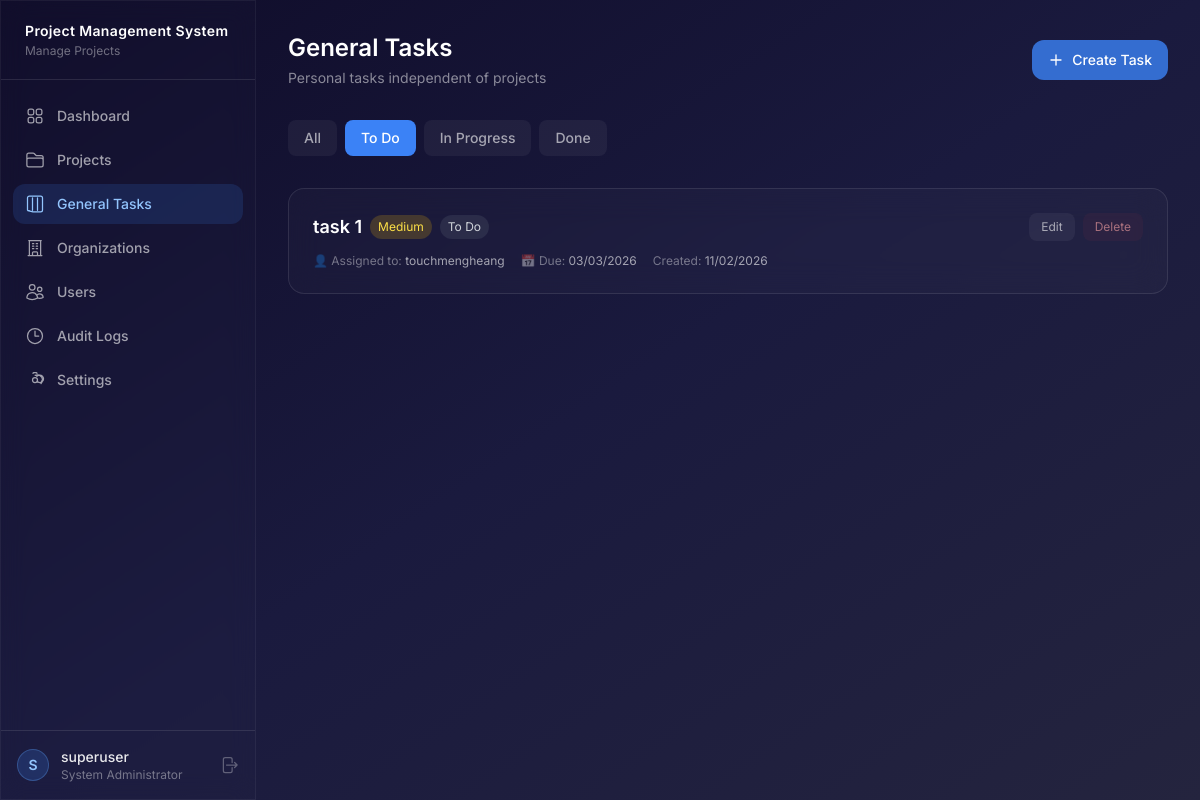
Page /general-tasks/?status=todo (signed in) on the committed database.
### accounts/models.py (models this page shows, shortened)
class User(AbstractUser):
    role = models.ForeignKey(
        Role, on_delete=models.SET_NULL, null=True, blank=True, related_name="users"
    )
    admin_organization = models.ForeignKey(
        "organizations.Organization",
        on_delete=models.SET_NULL,
        null=True,
        blank=True,
        related_name="administrators",
        help_text="Organization this user administrates (only for Administrator role).",
    )
    is_auto_generated = models.BooleanField(
        default=False,
        help_text="Auto-generated accounts are inactive until password reset.",
    )
    perm_create_users = models.BooleanField(null=True, blank=True)
    perm_manage_projects = models.BooleanField(null=True, blank=True)
    perm_manage_tasks = models.BooleanField(null=True, blank=True)
    perm_move_task_stages = models.BooleanField(null=True, blank=True)
    perm_move_task_categories = models.BooleanField(null=True, blank=True)
    perm_reject_testing = models.BooleanField(null=True, blank=True)
    perm_add_project_notes = models.BooleanField(null=True, blank=True)
    perm_view_assigned_only = models.BooleanField(null=True, blank=True)
    perm_manage_organizations = models.BooleanField(null=True, blank=True)
    class Meta:
        ordering = ["username"]
    def is_system_admin(self):
        return self.role and self.role.name == Role.SYSTEM_ADMINISTRATOR

class Role(models.Model):
    SYSTEM_ADMINISTRATOR = "system_administrator"
    ADMINISTRATOR = "administrator"
    COORDINATOR = "coordinator"
    DEVELOPER = "developer"
    ROLE_CHOICES = [
        (SYSTEM_ADMINISTRATOR, "System Administrator"),
        (ADMINISTRATOR, "Administrator"),
        (COORDINATOR, "Coordinator"),
        (DEVELOPER, "Developer"),
    ]
    name = models.CharField(max_length=30, choices=ROLE_CHOICES, unique=True)
    description = models.TextField(blank=True)
    can_create_users = models.BooleanField(default=False)
    can_manage_projects = models.BooleanField(default=False)
    can_manage_tasks = models.BooleanField(default=False)
    can_move_task_stages = models.BooleanField(default=False)
    can_move_task_categories = models.BooleanField(default=False)
    can_reject_testing = models.BooleanField(default=False)
    can_add_project_notes = models.BooleanField(default=False)
    can_view_assigned_only = models.BooleanField(default=False)
    can_manage_organizations = models.BooleanField(default=False)
    class Meta:
        ordering = ["name"]
    def __str__(self):
        return self.get_name_display()

### general_tasks/models.py (models this page shows, shortened)
class GeneralTask(models.Model):
    TODO = "todo"
    IN_PROGRESS = "in_progress"
    DONE = "done"
    STATUS_CHOICES = [
        (TODO, "To Do"),
        (IN_PROGRESS, "In Progress"),
        (DONE, "Done"),
    ]
    LOW = "low"
    MEDIUM = "medium"
    HIGH = "high"
    CRITICAL = "critical"
    PRIORITY_CHOICES = [
        (LOW, "Low"),
        (MEDIUM, "Medium"),
        (HIGH, "High"),
        (CRITICAL, "Critical"),
    ]
    title = models.CharField(max_length=255)
    description = models.TextField(blank=True)
    status = models.CharField(max_length=20, choices=STATUS_CHOICES, default=TODO)
    priority = models.CharField(max_length=20, choices=PRIORITY_CHOICES, default=MEDIUM)
    assigned_to = models.ForeignKey(
        settings.AUTH_USER_MODEL,
        on_delete=models.SET_NULL,
        null=True,
        blank=True,
        related_name="assigned_general_tasks",
    )
    created_by = models.ForeignKey(
        settings.AUTH_USER_MODEL,
        on_delete=models.SET_NULL,
        null=True,
        related_name="created_general_tasks",
    )
    due_date = models.DateField(null=True, blank=True)
    created_at = models.DateTimeField(auto_now_add=True)
    updated_at = models.DateTimeField(auto_now=True)
    class Meta:
        ordering = ["-created_at"]

### general_tasks/views.py (the view)
# urls.py: path("", views.task_list, name="task_list"),
@login_required
def task_list(request):
    user = request.user
    if user.is_system_admin():
        tasks = GeneralTask.objects.all()
    else:
        tasks = GeneralTask.objects.filter(
            models.Q(created_by=user) | models.Q(assigned_to=user)
        )
    status_filter = request.GET.get('status', 'all')
    if status_filter != 'all':
        tasks = tasks.filter(status=status_filter)
    return render(request, "general_tasks/task_list.html", {
        "tasks": tasks,
        "status_filter": status_filter,
        "status_choices": GeneralTask.STATUS_CHOICES,
    })

### templates/general_tasks/task_list.html (shortened to what this page needs)
{% extends "base.html" %}
{% block content %}
<div class="flex flex-col sm:flex-row sm:items-center sm:justify-between gap-3 sm:gap-0 mb-6 sm:mb-8">
    <div>
        <h1 class="text-xl sm:text-2xl font-semibold text-white">General Tasks</h1>
        <p class="text-white/50 text-xs sm:text-sm mt-1">Personal tasks independent of projects</p>
    </div>
    <a href="{% url 'general_tasks:task_create' %}"
       class="inline-flex items-center justify-center gap-2 px-4 py-2.5 bg-blue-500/80 hover:bg-blue-500 text-white text-sm font-medium rounded-xl transition-all w-full sm:w-auto">
        <svg class="w-4 h-4" fill="none" stroke="currentColor" stroke-width="2" viewBox="0 0 24 24"><path stroke-linecap="round" stroke-linejoin="round" d="M12 4.5v15m7.5-7.5h-15"/></svg>
        Create Task
    </a>
</div>
<div class="flex gap-2 mb-6 overflow-x-auto pb-2 -mx-4 px-4 sm:mx-0 sm:px-0">
    <a href="?status=all" class="px-4 py-2 rounded-lg text-sm font-medium transition-all whitespace-nowrap {% if status_filter == 'all' %}bg-blue-500 text-white{% else %}bg-white/5 text-white/60 hover:bg-white/10{% endif %}">
        All
    </a>
    {% for status_key, status_label in status_choices %}
    <a href="?status={{ status_key }}" class="px-4 py-2 rounded-lg text-sm font-medium transition-all whitespace-nowrap {% if status_filter == status_key %}bg-blue-500 text-white{% else %}bg-white/5 text-white/60 hover:bg-white/10{% endif %}">
        {{ status_label }}
    </a>
    {% endfor %}
</div>
<div class="space-y-3">
    {% for task in tasks %}
    <div class="glass-card rounded-xl sm:rounded-2xl p-4 sm:p-6 hover:bg-white/[0.07] transition-all cursor-pointer" onclick="window.location.href='{% url 'general_tasks:task_detail' task.pk %}'">
        <div class="flex flex-col sm:flex-row sm:items-center sm:justify-between gap-3 mb-3">
            <div class="flex items-center gap-2 flex-wrap flex-1">
                <h3 class="text-base sm:text-lg font-semibold text-white">{{ task.title }}</h3>
                <span class="text-xs px-2 py-1 rounded-full whitespace-nowrap
                    {% if task.priority == 'critical' %}bg-red-500/20 text-red-300
                    {% elif task.priority == 'high' %}bg-orange-500/20 text-orange-300
                    {% elif task.priority == 'medium' %}bg-yellow-500/20 text-yellow-300
                    {% else %}bg-green-500/20 text-green-300{% endif %}">
                    {{ task.get_priority_display }}
                </span>
                <span class="text-xs px-2 py-1 rounded-full whitespace-nowrap
                    {% if task.status == 'done' %}bg-green-500/20 text-green-300
                    {% elif task.status == 'in_progress' %}bg-blue-500/20 text-blue-300
                    {% else %}bg-gray-500/20 text-gray-300{% endif %}">
                    {{ task.get_status_display }}
                </span>
            </div>
            <div class="flex items-center gap-2" onclick="event.stopPropagation()">
                <a href="{% url 'general_tasks:task_edit' task.pk %}" class="px-3 py-1.5 text-xs text-white/60 hover:text-white bg-white/5 hover:bg-white/10 rounded-lg transition-all">Edit</a>
                {% if user.is_system_admin or user == task.created_by %}
                <a href="{% url 'general_tasks:task_delete' task.pk %}" class="px-3 py-1.5 text-xs text-red-300/60 hover:text-red-300 bg-red-500/5 hover:bg-red-500/10 rounded-lg transition-all">Delete</a>
                {% endif %}
            </div>
        </div>
        <div>
            <div class="flex flex-col sm:flex-row sm:items-center gap-2 sm:gap-4 text-xs text-white/40">
                {% if task.assigned_to %}
                <span class="truncate">👤 Assigned to: <span class="text-white/60">{{ task.assigned_to.username }}</span></span>
                {% endif %}
                {% if task.due_date %}
                <span class="whitespace-nowrap">📅 Due: <span class="text-white/60">{{ task.due_date|date:"d/m/Y" }}</span></span>
                {% endif %}
                <span class="whitespace-nowrap">Created: <span class="text-white/60">{{ task.created_at|date:"d/m/Y" }}</span></span>
            </div>
        </div>
    </div>
    {% empty %}
    <div class="text-center text-white/40 py-12">
        No tasks found.
    </div>
    {% endfor %}
</div>
{% endblock %}

### templates/base.html (shortened to what this page needs)
{% load static %}
<!DOCTYPE html>
<html lang="en" class="h-full">
<head>
    <link href="{% static 'css/style.css' %}" rel="stylesheet">
    <script src="https://cdn.tailwindcss.com"></script>
</head>
<body class="h-full bg-gradient-to-br from-[#0f0c29] via-[#1a1a3e] to-[#24243e] text-white/90 antialiased">
<div class="flex h-screen overflow-hidden">
    <aside id="sidebar" class="fixed lg:relative inset-y-0 left-0 z-50 w-64 flex-shrink-0 glass-strong flex flex-col border-r border-white/5 transform -translate-x-full lg:translate-x-0 transition-transform duration-300 ease-in-out">
        <div class="px-6 py-5 border-b border-white/10 flex items-center justify-between">
            <div>
                <h1 class="text-sm font-semibold text-white tracking-wide">
                    Project Management System
                </h1>
                <p class="text-xs text-white/40 mt-0.5">Manage Projects</p>
            </div>
        </div>
        <nav class="flex-1 px-3 py-4 space-y-1 overflow-y-auto">
            <a href="{% url 'dashboard' %}"
               class="flex items-center gap-3 px-3 py-2.5 rounded-xl text-sm font-medium
                      {% if request.resolver_match.url_name == 'dashboard' %}bg-blue-500/15 text-blue-300{% else %}text-white/60 hover:text-white/90 hover:bg-white/5{% endif %}
                      transition-all">
                Dashboard
            </a>
            <a href="{% url 'projects:project_list' %}"
               class="flex items-center gap-3 px-3 py-2.5 rounded-xl text-sm font-medium
                      {% if 'projects' in request.path %}bg-blue-500/15 text-blue-300{% else %}text-white/60 hover:text-white/90 hover:bg-white/5{% endif %}
                      transition-all">
                Projects
            </a>
            <a href="{% url 'general_tasks:task_list' %}"
               class="flex items-center gap-3 px-3 py-2.5 rounded-xl text-sm font-medium
                      {% if 'general-tasks' in request.path %}bg-blue-500/15 text-blue-300{% else %}text-white/60 hover:text-white/90 hover:bg-white/5{% endif %}
                      transition-all">
                <svg class="w-5 h-5" fill="none" stroke="currentColor" stroke-width="1.5" viewBox="0 0 24 24"><path stroke-linecap="round" stroke-linejoin="round" d="M9 4.5v15m6-15v15m-11.581.5H5.25A2.25 2.25 0 013 19.25V4.75A2.25 2.25 0 015.25 2.5h13.5A2.25 2.25 0 0121 4.75v14.5A2.25 2.25 0 0118.75 21.5H9.631z"/></svg>
                General Tasks
            </a>
            {% if user.is_system_admin or user.has_perm_manage_organizations %}
            <a href="{% url 'organizations:org_list' %}"
               class="flex items-center gap-3 px-3 py-2.5 rounded-xl text-sm font-medium
                      {% if 'organizations' in request.path %}bg-blue-500/15 text-blue-300{% else %}text-white/60 hover:text-white/90 hover:bg-white/5{% endif %}
                      transition-all">
                Organizations
            </a>
            {% endif %}
            {% if user.is_system_admin %}
            <a href="{% url 'accounts:user_list' %}"
               class="flex items-center gap-3 px-3 py-2.5 rounded-xl text-sm font-medium
                      {% if 'users' in request.path %}bg-blue-500/15 text-blue-300{% else %}text-white/60 hover:text-white/90 hover:bg-white/5{% endif %}
                      transition-all">
                Users
            </a>
            {% endif %}
            {% if user.is_system_admin %}
            <a href="{% url 'logs:audit_log_list' %}"
               class="flex items-center gap-3 px-3 py-2.5 rounded-xl text-sm font-medium
                      {% if 'logs' in request.path %}bg-blue-500/15 text-blue-300{% else %}text-white/60 hover:text-white/90 hover:bg-white/5{% endif %}
                      transition-all">
                <svg class="w-5 h-5" fill="none" stroke="currentColor" stroke-width="1.5" viewBox="0 0 24 24"><path stroke-linecap="round" stroke-linejoin="round" d="M12 6v6h4.5m4.5 0a9 9 0 11-18 0 9 9 0 0118 0z"/></svg>
                Audit Logs
            </a>
            {% endif %}
            <a href="{% url 'accounts:settings' %}"
               class="flex items-center gap-3 px-3 py-2.5 rounded-xl text-sm font-medium
                      {% if 'settings' in request.path %}bg-blue-500/15 text-blue-300{% else %}text-white/60 hover:text-white/90 hover:bg-white/5{% endif %}
                      transition-all">
                Settings
            </a>
        </nav>
        <div class="px-4 py-4 border-t border-white/10">
            <div class="flex items-center gap-3 justify-between">
                <div class="flex items-center gap-3 flex-1 min-w-0">
                    <div class="w-8 h-8 rounded-full bg-blue-500/20 border border-blue-400/30 flex items-center justify-center text-sm font-semibold text-blue-300">
                        {{ user.username.0|upper }}
                    </div>
                    <div class="flex-1 min-w-0">
                        <p class="text-sm font-medium text-white/90 truncate">{{ user.username }}</p>
                        <p class="text-xs text-white/40 truncate">{{ user.role|default:"No role" }}</p>
                    </div>
                </div>
                <a href="{% url 'accounts:logout' %}" class="text-white/30 hover:text-red-400 transition-colors" title="Logout">
                    <svg class="w-5 h-5" fill="none" stroke="currentColor" stroke-width="1.5" viewBox="0 0 24 24"><path stroke-linecap="round" stroke-linejoin="round" d="M15.75 9V5.25A2.25 2.25 0 0013.5 3h-6a2.25 2.25 0 00-2.25 2.25v13.5A2.25 2.25 0 007.5 21h6a2.25 2.25 0 002.25-2.25V15m3 0l3-3m0 0l-3-3m3 3H9"/></svg>
                </a>
            </div>
        </div>
    </aside>
    <main class="flex-1 overflow-y-auto w-full">
        <div class="p-4 sm:p-6 lg:p-8">
            {% block content %}{% endblock %}
        </div>
    </main>
</div>
</body>
</html>

### static/css/style.css (style rules this page uses)
body { font-family: 'Inter', system-ui, -apple-system, sans-serif; overscroll-behavior: none; }
main { overscroll-behavior: none; }
.glass-strong { background: rgba(255, 255, 255, 0.01); backdrop-filter: blur(12px); -webkit-backdrop-filter: blur(12px); border: 1px solid rgba(255, 255, 255, 0.15); }
.glass-card { background: rgba(255, 255, 255, 0.025); backdrop-filter: blur(16px); -webkit-backdrop-filter: blur(16px); border: 1px solid rgba(255, 255, 255, 0.1); transition: all 0.2s ease; }
* { transition-property: background-color, border-color, opacity; transition-duration: 150ms; }

### rows in the picture
User: username.0 "S", username "superuser", role "System Administrator"
GeneralTask: title "task 1", priority "Medium", status "To Do", assigned_to.username "touchmengheang", due_date "03/03/2026", created_at "11/02/2026"

### other values in the picture
{{ status_label }} "To Do" "In Progress" "Done"
